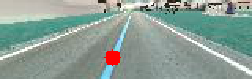
#> input picture Python Tutorial Others/Image_screenshot_05.04.2021.png, 252 x 79 px
$ python test.py
#> lines starting #> are read from the running program, lines starting #| are printed output that depends on the picture; after the words box and inside, x2 and y2 are one past the last pixel; in counts of white or black regions, pixels touching at a corner belong together
import cv2
import numpy as np

frame = cv2.imread('Image_screenshot_05.04.2021.png')
#> frame is the input picture: shape (79, 252, 3); mean B, G, R 149.6, 158.2, 140.1

height, width, _ = frame.shape
#> height = 79; width = 252

rgb = frame[int(height / 3):height, 0:width]
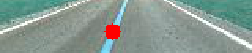
#> rgb: shape (53, 252, 3); mean B, G, R 144.8, 152.2, 135.1

rgbsidefilter = {
    "lowR": 216,
    "highR": 255,
    "lowG": 222,
    "highG": 255,
    "lowB": 198,
    "highB": 255
}

lowR = rgbsidefilter["lowR"]
highR = rgbsidefilter["highR"]
lowG = rgbsidefilter["lowG"]
highG = rgbsidefilter["highG"]
lowB = rgbsidefilter["lowB"]
highB = rgbsidefilter["highB"]

lower = np.array([lowR, lowG, lowB])
higher = np.array([highR, highG, highB])
mask = cv2.inRange(rgb, lower, higher)
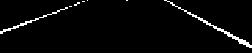
#> mask: shape (53, 252); 3.1% white in thin lines or dots

mid_y = mask.shape[0] // 2
#> mid_y = 26
canny = cv2.Canny(mask, 100, 100)
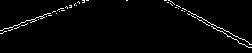
#> canny: shape (53, 252); 2.3% white in thin lines or dots
spot = np.where(canny[mid_y, :] == 255)[0]
#> spot = [13, 19, 211, 212, 216]
mid_x = (np.max(spot) + np.min(spot)) // 2
#> mid_x = 114
cv2.circle(mask, (mid_x, mid_y), 5, (255, 0, 0), -1)
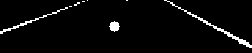
#> mask: shape (53, 252); 3.7% white; 8 white regions (5 under 20 px), largest, box (x1, y1, x2, y2) and area: (164, 0, 252, 48) 252, (0, 7, 68, 34) 142, (109, 21, 120, 32) 81

cv2.imshow("1", mask)
cv2.waitKey()
